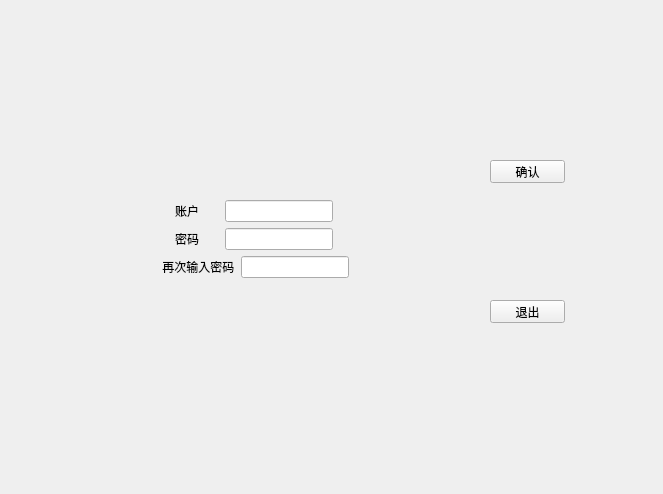
<?xml version="1.0" encoding="UTF-8"?>
<ui version="4.0">
 <class>Register</class>
 <widget class="QWidget" name="Register">
  <property name="geometry">
   <rect>
    <x>0</x>
    <y>0</y>
    <width>663</width>
    <height>494</height>
   </rect>
  </property>
  <property name="windowTitle">
   <string>Form</string>
  </property>
  <widget class="QPushButton" name="pushButton">
   <property name="geometry">
    <rect>
     <x>490</x>
     <y>160</y>
     <width>75</width>
     <height>23</height>
    </rect>
   </property>
   <property name="text">
    <string>确认</string>
   </property>
  </widget>
  <widget class="QPushButton" name="pushButton_2">
   <property name="geometry">
    <rect>
     <x>490</x>
     <y>300</y>
     <width>75</width>
     <height>23</height>
    </rect>
   </property>
   <property name="text">
    <string>退出</string>
   </property>
  </widget>
  <widget class="QWidget" name="layoutWidget">
   <property name="geometry">
    <rect>
     <x>100</x>
     <y>200</y>
     <width>307</width>
     <height>80</height>
    </rect>
   </property>
   <layout class="QVBoxLayout" name="verticalLayout">
    <item>
     <layout class="QHBoxLayout" name="horizontalLayout">
      <item>
       <spacer name="horizontalSpacer_5">
        <property name="orientation">
         <enum>Qt::Horizontal</enum>
        </property>
        <property name="sizeHint" stdset="0">
         <size>
          <width>40</width>
          <height>20</height>
         </size>
        </property>
       </spacer>
      </item>
      <item>
       <widget class="QLabel" name="label">
        <property name="text">
         <string>账户      </string>
        </property>
       </widget>
      </item>
      <item>
       <widget class="QLineEdit" name="lineEdit"/>
      </item>
      <item>
       <spacer name="horizontalSpacer_6">
        <property name="orientation">
         <enum>Qt::Horizontal</enum>
        </property>
        <property name="sizeHint" stdset="0">
         <size>
          <width>40</width>
          <height>20</height>
         </size>
        </property>
       </spacer>
      </item>
     </layout>
    </item>
    <item>
     <layout class="QHBoxLayout" name="horizontalLayout_2">
      <item>
       <spacer name="horizontalSpacer_3">
        <property name="orientation">
         <enum>Qt::Horizontal</enum>
        </property>
        <property name="sizeHint" stdset="0">
         <size>
          <width>40</width>
          <height>20</height>
         </size>
        </property>
       </spacer>
      </item>
      <item>
       <widget class="QLabel" name="label_2">
        <property name="text">
         <string>密码      </string>
        </property>
       </widget>
      </item>
      <item>
       <widget class="QLineEdit" name="lineEdit_2"/>
      </item>
      <item>
       <spacer name="horizontalSpacer_4">
        <property name="orientation">
         <enum>Qt::Horizontal</enum>
        </property>
        <property name="sizeHint" stdset="0">
         <size>
          <width>40</width>
          <height>20</height>
         </size>
        </property>
       </spacer>
      </item>
     </layout>
    </item>
    <item>
     <layout class="QHBoxLayout" name="horizontalLayout_3">
      <item>
       <spacer name="horizontalSpacer">
        <property name="orientation">
         <enum>Qt::Horizontal</enum>
        </property>
        <property name="sizeHint" stdset="0">
         <size>
          <width>40</width>
          <height>20</height>
         </size>
        </property>
       </spacer>
      </item>
      <item>
       <widget class="QLabel" name="label_3">
        <property name="text">
         <string> 再次输入密码</string>
        </property>
       </widget>
      </item>
      <item>
       <widget class="QLineEdit" name="lineEdit_3"/>
      </item>
      <item>
       <spacer name="horizontalSpacer_2">
        <property name="orientation">
         <enum>Qt::Horizontal</enum>
        </property>
        <property name="sizeHint" stdset="0">
         <size>
          <width>40</width>
          <height>20</height>
         </size>
        </property>
       </spacer>
      </item>
     </layout>
    </item>
   </layout>
  </widget>
 </widget>
 <resources/>
 <connections/>
</ui>
